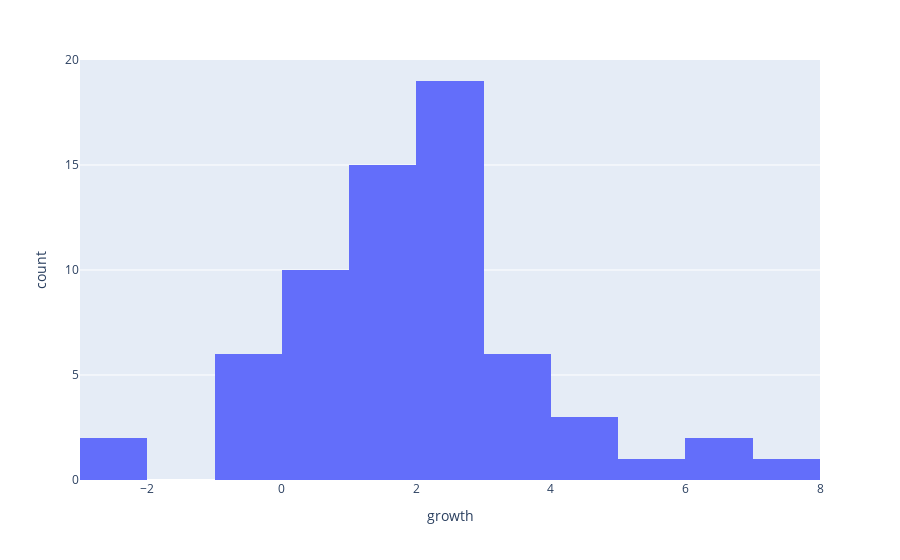

Notebook source saved alongside this figure:
### Code cell
fig = px.histogram(growth, x=y, nbins=10)
fig.show()

### Figure 1 — Plotly figure (JSON) as saved in the notebook; plotly's stock layout.template omitted (floating-point values rounded to 4 significant figures)
{"data": [{"alignmentgroup": "True", "bingroup": "x", "hovertemplate": "growth=%{x}<br>count=%{y}<extra></extra>", "legendgroup": "", "marker": {"color": "#636efa", "pattern": {"shape": ""}}, "name": "", "nbinsx": 10, "offsetgroup": "", "orientation": "v", "showlegend": false, "type": "histogram", "x": [1.915, 0.6176, 4.305, 2.93, 1.712, 0.7083, 2.88, 2.227, 0.06021, -0.6579, 1.975, 2.933, 3.224, 2.431, -2.812, 1.025, 1.974, 2.698, -2.751, 0.3551, 2.454, 2.386, 1.962, 1.124, 1.159, 2.798, -0.8836, 7.157, 0.9292, 0.5978, -0.6076, 1.447, 4.877, 1.888, -0.4378, 1.121, 2.388, 2.179, 1.422, 2.889, 0.8382, 2.382, 1.614, 3.647, 0.4628, 3.012, 2.811, 0.392, 3.182, -0.3398, 2.499, -0.9632, 2.705, 6.625, 2.027, 1.12, 1.963, 3.254, 0.4178, 2.201, 5.384, 4.115, 2.651, 3.024, 6.653], "xaxis": "x", "yaxis": "y"}], "layout": {"barmode": "relative", "legend": {"tracegroupgap": 0}, "margin": {"t": 60}, "xaxis": {"anchor": "y", "domain": [0, 1], "title": {"text": "growth"}}, "yaxis": {"anchor": "x", "domain": [0, 1], "title": {"text": "count"}}}}
